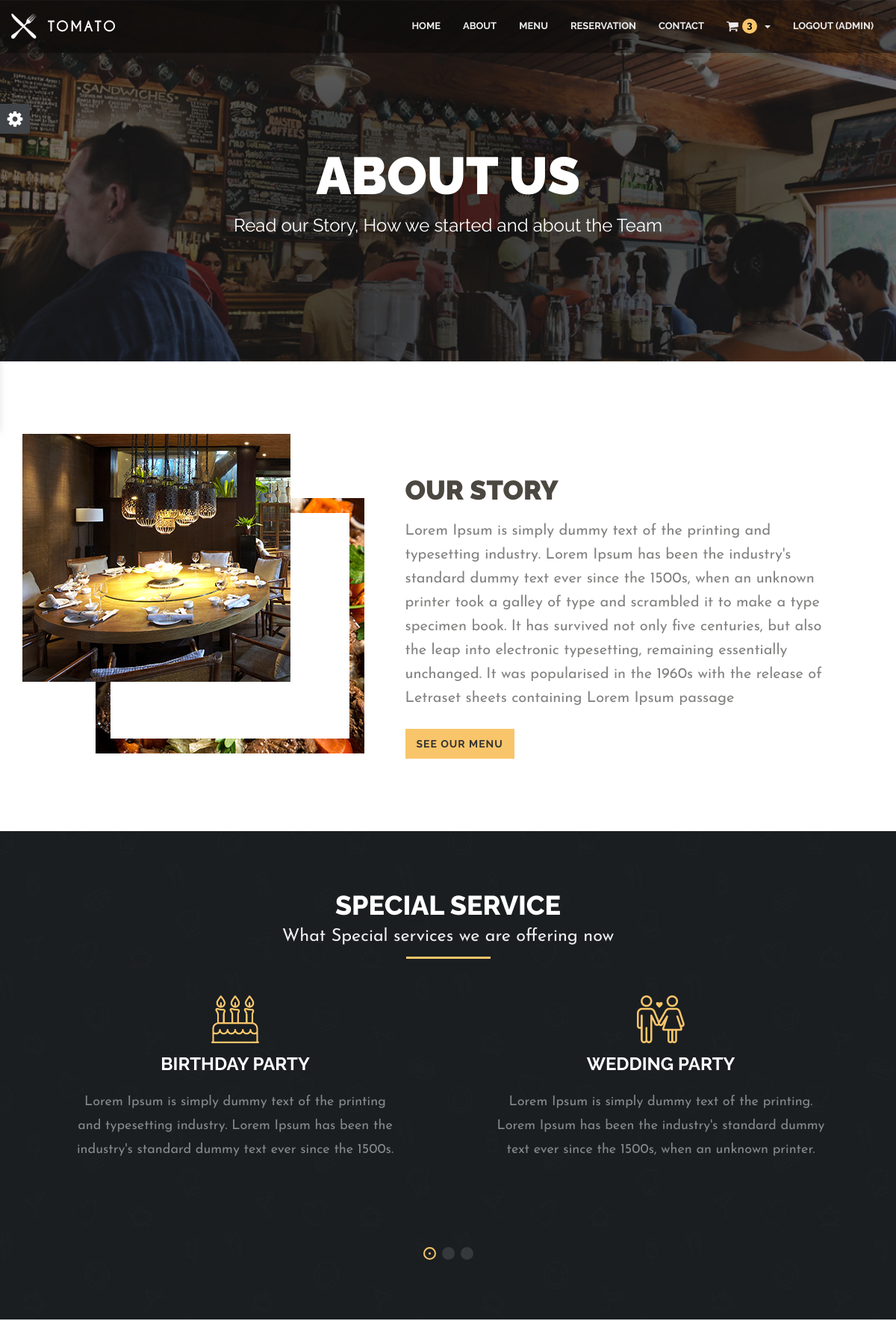
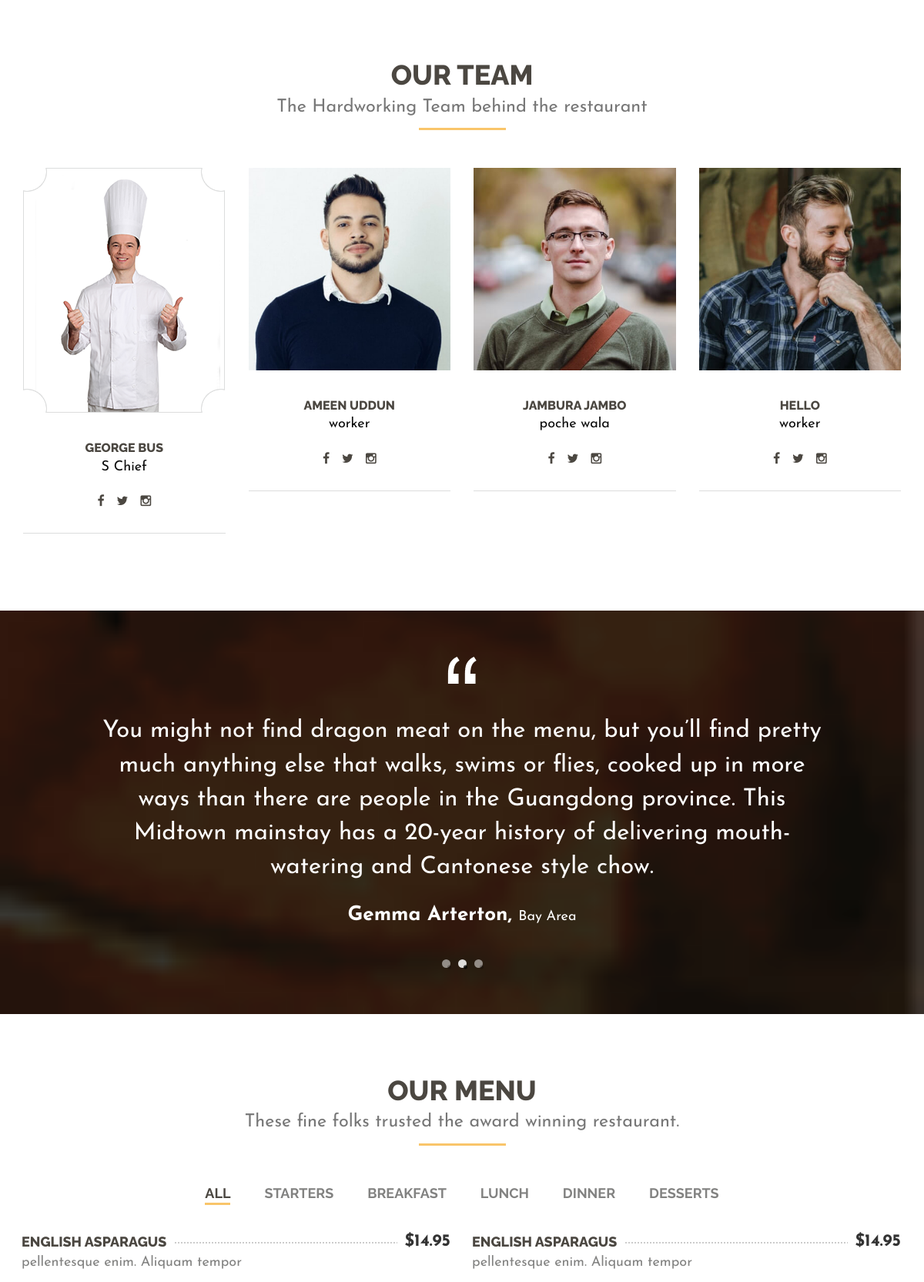
The page /management/about/ (signed in, upper part) on the database its author committed (2 pictures, top to bottom).
### customers/models.py (models this page shows, shortened)
class team(models.Model):
    name=models.CharField(blank=True, null=True,max_length=10)
    designation=models.CharField(blank=True, null=True,max_length=10)
    img=models.FileField(blank=True, null=True)
    fb=models.URLField(blank=True, null=True)
    twt=models.URLField(blank=True, null=True)
    insta=models.URLField(blank=True, null=True)

### management/views.py (the view)
# urls.py: path("about/", about, name="about"),
def about(request):
    teams = team.objects.all()
    dishes = dish.objects.filter(avail=True)
    if request.user.is_anonymous:
        d = {'team': teams}
    else:
        cartDish, total = headCart(request.user)
        d = {'team': teams, 'cartDish': cartDish, 'total': total}
    return render(request, 'about.html', d)

### customers/views.py (called while the page is built)
def headCart(usr):
    cartDish = add_to_cart.objects.filter(user=usr)
    total = 0
    for i in cartDish:
        total += (i.dish.price) * (i.qty)
    return cartDish, total

### templates/about.html (shortened to what this page needs)
{% extends 'base.html' %} {% load static %} {% block body %}
<section class="page_header">
    <div class="container">
        <div class="row">
            <div class="col-md-12 text-center">
                <h2 class="text-uppercase wow fadeInDown">About us</h2>
                <p class="wow fadeInUp">Read our Story, How we started and about the Team</p>
            </div>
        </div>
    </div>
</section>
<section class="about2">
    <div class="container">
        <div class="row wow fadeInUp">
            <div class="col-md-5">
                <img src="{% static 'img/about.png' %}" class="img-responsive" alt="" />
            </div>
            <div class="col-md-7 text-left">
                <h2 class="text-left">Our Story</h2>
                <p>Lorem Ipsum is simply dummy text of the printing and typesetting industry. Lorem Ipsum has been the industry's standard dummy text ever since the 1500s, when an unknown printer took a galley of type and scrambled it to make a type specimen
                    book. It has survived not only five centuries, but also the leap into electronic typesetting, remaining essentially unchanged. It was popularised in the 1960s with the release of Letraset sheets containing Lorem Ipsum passage</p>
                <a class="btn btn-default" role="button" href="#menu">See Our Menu</a>
            </div>
        </div>
    </div>
</section>
<section class="services">
    <div class="container">
        <div class="row">
            <div class="col-md-12">
                <div class="page-header wow fadeInDown">
                    <h1 class="white">Special Service<small>What Special services we are offering now</small></h1>
                </div>
            </div>
        </div>
        <div class="row">
            <div class="col-md-12">
                <div class="services-slider wow fadeIn">
                    <div class="service-content text-center">
                        <img src="{% static 'img/ico1.png' %}" class="center-block" alt="" />
                        <h4 class="text-uppercase">Birthday Party</h4>
                        <p>Lorem Ipsum is simply dummy text of the printing and typesetting industry. Lorem Ipsum has been the industry's standard dummy text ever since the 1500s.</p>
                    </div>
                    <div class="service-content text-center">
                        <img src="{% static 'img/ico2.png' %}" class="center-block" alt="" />
                        <h4 class="text-uppercase">Wedding Party</h4>
                        <p>Lorem Ipsum is simply dummy text of the printing. Lorem Ipsum has been the industry's standard dummy text ever since the 1500s, when an unknown printer.</p>
                    </div>
                </div>
            </div>
        </div>
    </div>
</section>
<section class="team">
    <div class="container">
        <div class="row">
            <div class="col-md-12">
                <div class="page-header wow fadeInDown">
                    <h1>Our Team<small>The Hardworking Team behind the restaurant</small></h1>
                </div>
            </div>
        </div>
        <div class="row">
            {% for i in team %}
            <div class="col-md-3 col-sm-6 text-center">
                <div class="team-staff wow fadeInUp" data-wow-delay="0.2s">
                    <img src="{{ i.img.url }}" class="img-responsive center-block" alt="" />
                    <h4>{{i.name}}</h4>
                    <p>{{i.designation}}</p>
                    <ul class="team-social">
                        <li><a href="{{i.fb}}"><i class="fa fa-facebook"></i></a></li>
                        <li><a href="{{i.twt}}"><i class="fa fa-twitter"></i></a></li>
                        <li><a href="{{i.insta}}"><i class="fa fa-instagram"></i></a></li>
                    </ul>
                </div>
            </div>
            {% endfor %}
        </div>
    </div>
</section>
<div class="trusted">
    <div class="trusted-quote">
        <div class="container">
            <div class="row">
                <div class="col-md-offset-1 col-md-10 wow fadeIn">
                    <div class="trusted-slider">
                        <ul class="slides">
                            <li>
                                <img src="{% static 'img/quote.png' %}" alt="quote">
                                <p class="quote-body">You might not find dragon meat on the menu, but you’ll find pretty much anything else that walks, swims or flies, cooked up in more ways than there are people in the Guangdong province. This Midtown mainstay has a 20-year
                                    history of delivering mouth-watering and Cantonese style chow.</p>
                                <p class="quote-author">Gemma Arterton, <span>Bay Area</span></p>
                            </li>
                        </ul>
                    </div>
                </div>
            </div>
        </div>
    </div>
</div>
<section class="menu space60" id="menu">
    <div class="container">
        <div class="row">
            <div class="col-md-12">
                <div class="page-header wow fadeInDown">
                    <h1>Our menu<small>These fine folks trusted the award winning restaurant.</small></h1>
                </div>
            </div>
        </div>
        <div class="food-menu wow fadeInUp">
            <div class="row">
                <div class="col-md-12">
                    <div class="menu-tags">
                        <span data-filter="*" class="tagsort-active">All</span>
                        <span data-filter=".starter">starters</span>
                        <span data-filter=".breakfast">breakfast</span>
                        <span data-filter=".lunch">lunch</span>
                        <span data-filter=".dinner">dinner</span>
                        <span data-filter=".desserts">desserts</span>
                    </div>
                </div>
            </div>
            <div class="row menu-items">
                <div class="menu-item col-sm-6 col-xs-12 starter dinner desserts">
                    <div class="clearfix menu-wrapper">
                        <h4>English asparagus</h4>
                        <span class="price">$14.95</span>
                        <div class="dotted-bg"></div>
                    </div>
                    <p>pellentesque enim. Aliquam tempor</p>
                </div>
                <div class="menu-item col-sm-6 col-xs-12 starter">
                    <div class="clearfix menu-wrapper">
                        <h4>English asparagus</h4>
                        <span class="price">$14.95</span>
                        <div class="dotted-bg"></div>
                    </div>
                    <p>pellentesque enim. Aliquam tempor</p>
                </div>
            </div>
        </div>
    </div>
</section>
{% endblock body %}

### templates/base.html (shortened to what this page needs)
{% load static %}
<!DOCTYPE html>
<html lang="en">
<head>
    <link rel="stylesheet" href="{% static  'css/bootstrap.min.css' %}">
    <link rel="stylesheet" href="{% static 'css/font-awesome/css/font-awesome.css' %}">
    <link rel="stylesheet" href="{% static 'css/plugin.css' %}">
    <link rel="stylesheet" href="{% static 'css/main.css' %}">
</head>
<body>
    <div class="body">
        <div class="main-wrapper">
            <nav class="navbar navbar-fixed-top">
                <div class="container">
                    <div class="navbar-header">
                        <a class="navbar-brand" href="index-2.html">
                            <img src="{% static 'img/nav-logo.png' %}" alt="nav-logo">
                        </a>
                    </div>
                    <div id="navbar" class="navbar-collapse collapse">
                        <ul class="nav navbar-nav navbar-right">
                            <li><a href="{% url 'home' %}">Home</a></li>
                            <li><a href="{% url 'about' %}">About</a></li>
                            <li><a href="{% url 'menu' %}">Menu</a></li>
                            <li><a href="{% url 'reserve' %}">Reservation</a></li>
                            <li><a href="{% url 'contactsUs' %}">Contact</a></li>
                            {% if request.user.is_authenticated %}
                            <li class="dropdown">
                                <a href="javascript:void(0)" class="css-pointer dropdown-toggle" data-toggle="dropdown" role="button" aria-haspopup="true" aria-expanded="false"><i
                                        class="fa fa-shopping-cart fsc pull-left"></i><span
                                        class="cart-number">{{request.user.add_to_cart_set.count}}</span><span
                                        class="caret"></span></a>
                                <li><a href="{% url 'Logout' %}">Logout ({{user.username}})</a></li>
                            </li>
                            {% else %}
                            <li><a href="{% url 'account' %}">Account</a></li>
                            {% endif %}
                        </ul>
                    </div>
                </div>
            </nav>
            {% block body %} {% endblock body %}
        </div>
    </div>
    <div class="b-settings-panel">
        <div class="btn-settings"></div>
    </div>
</body>
</html>

### static/css/settings-panel.css (style rules this page uses)
.b-settings-panel { width:200px;position:fixed;top:140px;left:-200px;z-index:1000000;padding:20px;background:#fbfbfb;border-right:none;box-shadow:0 10px 10px rgba(0,0,0,.1);color:#676767;-webkit-transition:left .2s ease-in-out;transition:left .2s ease-in-out }
.b-settings-panel:after { content:'';display:block;width:2px;position:absolute;top:-1px;right:0;bottom:-1px }
.btn-settings { width:40px;height:40px;position:absolute;top:-1px;left:100%;background:#404347;border-radius:0 3px 3px 0;cursor:pointer;text-align:center;font:24px/40px 'FontAwesome';color:#fff }
.btn-settings:before { content:"\f013" }

### rows shown on the page
team: img (picture), name "GEORGE BUS", designation "S Chief"
team: img (picture), name "AMEEN UDDUN", designation "worker"
team: img (picture), name "JAMBURA JAMBO", designation "poche wala"
team: img (picture), name "HELLO", designation "worker"

### other values the page prints
{{ request.user.add_to_cart_set.count }} "3"
{{ user.username }} "ADMIN"
